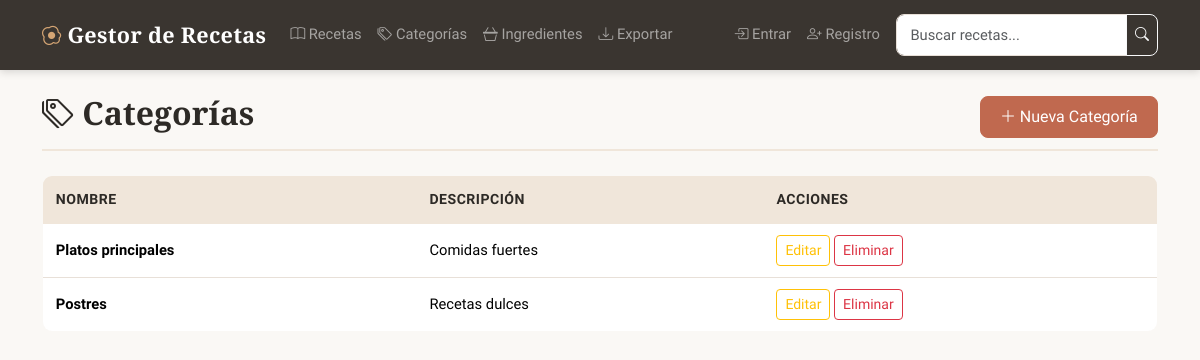
Before: /categorias/ with the older database file.
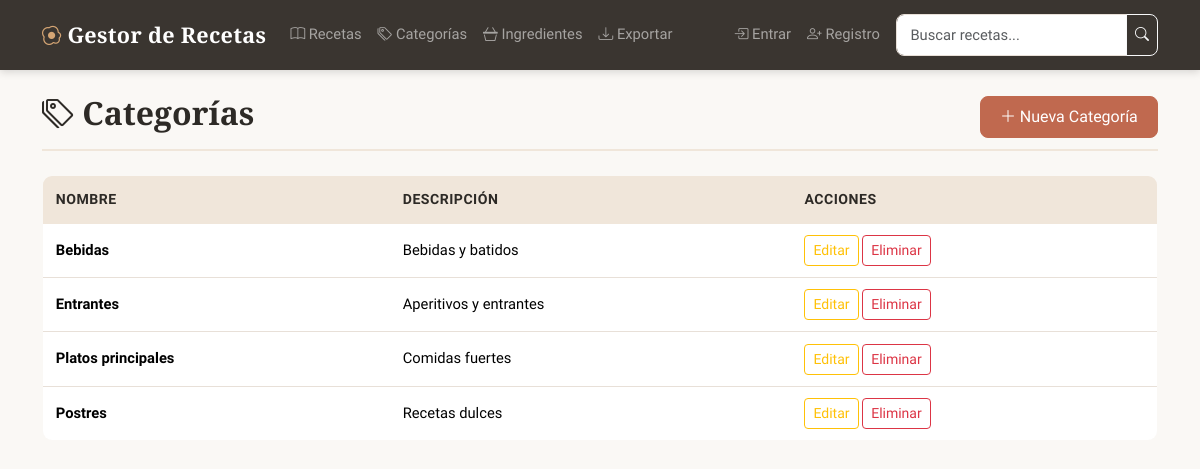
After: the same page with the newer database file.
### proyecto/models.py (models this page shows, shortened)
class Categoria(models.Model):
    id_categoria = models.AutoField(primary_key=True)
    nombre = models.CharField(max_length=100, unique=True)
    descripcion = models.TextField(blank=True)
    objects = models.Manager()
    df = DataFrameManager()
    class Meta:
        db_table = "categorias"
        ordering = ["nombre"]

### proyecto/views.py (the view)
# urls.py: path('categorias/', views.CategoriaListView.as_view(), name='categoria_lista'),
class CategoriaListView(ListView):
    model = Categoria
    template_name = "proyecto/categoria_lista.html"
    context_object_name = "categorias"

### proyecto/templates/proyecto/categoria_lista.html (shortened to what this page needs)
{% extends "proyecto/base.html" %}
{% block contenido %}
<div class="seccion-titulo">
    <h1><i class="bi bi-tags"></i> Categorías</h1>
    <a href="{% url 'categoria_crear' %}" class="btn btn-primario">
        <i class="bi bi-plus-lg"></i> Nueva Categoría
    </a>
</div>
{% if categorias %}
<div class="table-responsive">
    <table class="table tabla-crud">
        <thead>
            <tr>
                <th>Nombre</th>
                <th>Descripción</th>
                <th>Acciones</th>
            </tr>
        </thead>
        <tbody>
            {% for categoria in categorias %}
            <tr>
                <td><strong>{{ categoria.nombre }}</strong></td>
                <td>{{ categoria.descripcion|default:"—" }}</td>
                <td>
                    <a href="{% url 'categoria_editar' categoria.pk %}" class="btn btn-sm btn-outline-warning">Editar</a>
                    <a href="{% url 'categoria_eliminar' categoria.pk %}" class="btn btn-sm btn-outline-danger">Eliminar</a>
                </td>
            </tr>
            {% endfor %}
        </tbody>
    </table>
</div>
{% else %}
<div class="empty-state">
    <i class="bi bi-tags"></i>
    <p>No hay categorías registradas.</p>
</div>
{% endif %}
{% endblock %}

### proyecto/templates/proyecto/base.html (shortened to what this page needs)
{% load static %}
<!DOCTYPE html>
<html lang="es">
<head>
    <link href="https://cdn.jsdelivr.net/npm/bootstrap@5.3.3/dist/css/bootstrap.min.css" rel="stylesheet">
    <link href="https://cdn.jsdelivr.net/npm/bootstrap-icons@1.11.3/font/bootstrap-icons.min.css" rel="stylesheet">
    <link href="{% static 'proyecto/css/estilos.css' %}" rel="stylesheet">
</head>
<body>
    <nav class="navbar navbar-expand-lg navbar-dark">
        <div class="container">
            <a class="navbar-brand" href="{% url 'inicio' %}">
                <i class="bi bi-egg-fried"></i> Gestor de Recetas
            </a>
            <div class="collapse navbar-collapse" id="navbarNav">
                <ul class="navbar-nav me-auto">
                    <li class="nav-item">
                        <a class="nav-link" href="{% url 'receta_lista' %}">
                            <i class="bi bi-book"></i> Recetas
                        </a>
                    </li>
                    <li class="nav-item">
                        <a class="nav-link" href="{% url 'categoria_lista' %}">
                            <i class="bi bi-tags"></i> Categorías
                        </a>
                    </li>
                    <li class="nav-item">
                        <a class="nav-link" href="{% url 'ingrediente_lista' %}">
                            <i class="bi bi-basket3"></i> Ingredientes
                        </a>
                    </li>
                    <li class="nav-item">
                        <a class="nav-link" href="{% url 'exportar' %}">
                            <i class="bi bi-download"></i> Exportar
                        </a>
                    </li>
                </ul>
                <ul class="navbar-nav">
                    {% if request.session.usuario_id %}
                    <li class="nav-item">
                        <span class="nav-link">
                            <i class="bi bi-person-circle"></i> {{ request.session.usuario_nombre }}
                        </span>
                    </li>
                    <li class="nav-item">
                        <a class="nav-link" href="{% url 'logout' %}">
                            <i class="bi bi-box-arrow-right"></i> Salir
                        </a>
                    </li>
                    {% else %}
                    <li class="nav-item">
                        <a class="nav-link" href="{% url 'login' %}">
                            <i class="bi bi-box-arrow-in-right"></i> Entrar
                        </a>
                    </li>
                    <li class="nav-item">
                        <a class="nav-link" href="{% url 'registro' %}">
                            <i class="bi bi-person-plus"></i> Registro
                        </a>
                    </li>
                    {% endif %}
                </ul>
                <form class="d-flex ms-2" action="{% url 'receta_lista' %}" method="get">
                    <div class="input-group">
                        <input class="form-control form-control-sm" type="search" name="q"
                               placeholder="Buscar recetas..." value="{{ request.GET.q|default:'' }}"
                               style="border-radius: 8px 0 0 8px;">
                        <button class="btn btn-sm btn-outline-light" type="submit"
                                style="border-radius: 0 8px 8px 0;">
                            <i class="bi bi-search"></i>
                        </button>
                    </div>
                </form>
            </div>
        </div>
    </nav>
    <main class="container my-4">
        {% block contenido %}{% endblock %}
    </main>
</body>
</html>

### proyecto/static/proyecto/css/estilos.css (style rules this page uses)
:root { --color-fondo: #faf8f5; --color-texto: #2d2a26; --color-texto-claro: #6b6560; --color-primario: #c0694f; --color-primario-hover: #a85a42; --color-acento: #d4a574; --color-acento-suave: #f0e6da; --color-borde: #e8e0d8; --color-tarjeta: #ffffff; --color-exito: #5a8a5e; --color-peligro: #b55454; --color-info: #5a7a8a; --color-nav: #3a3530; --sombra-suave: 0 2px 12px rgba(45, 42, 38, 0.06); --sombra-media: 0 4px 20px rgba(45, 42, 38, 0.1); --radio: 10px; }
* { box-sizing: border-box; }
body { font-family: 'Source Sans 3', -apple-system, BlinkMacSystemFont, sans-serif; background-color: var(--color-fondo); color: var(--color-texto); min-height: 100vh; display: flex; flex-direction: column; font-weight: 400; line-height: 1.6; }
main { flex: 1; }
h1, h2, h3, h4, h5 { font-family: 'Playfair Display', Georgia, serif; font-weight: 600; color: var(--color-texto); }
h1 { font-size: 2rem; margin-bottom: 0.5rem; }
.navbar { background: var(--color-nav) !important; padding: 0.8rem 0; box-shadow: 0 2px 8px rgba(0,0,0,0.15); }
.navbar-brand { font-family: 'Playfair Display', Georgia, serif; font-size: 1.35rem !important; font-weight: 700; letter-spacing: 0.3px; }
.navbar-brand i { font-size: 1.2rem; color: var(--color-acento); }
.nav-link { font-weight: 500; font-size: 0.92rem; transition: color 0.2s; }
.btn-primario { background-color: var(--color-primario); border-color: var(--color-primario); color: white; border-radius: 8px; font-weight: 500; padding: 0.5rem 1.2rem; transition: all 0.2s; }
.seccion-titulo { display: flex; justify-content: space-between; align-items: center; margin-bottom: 1.5rem; padding-bottom: 0.5rem; border-bottom: 2px solid var(--color-acento-suave); }
.form-control, .form-select { border: 1.5px solid var(--color-borde); border-radius: 8px; padding: 0.55rem 0.85rem; font-size: 0.92rem; transition: border-color 0.2s, box-shadow 0.2s; }
.tabla-crud { border-radius: var(--radio); overflow: hidden; border: 1px solid var(--color-borde); }
.tabla-crud thead th { background: var(--color-acento-suave); font-weight: 600; font-size: 0.88rem; text-transform: uppercase; letter-spacing: 0.5px; color: var(--color-texto); border: none; padding: 0.8rem; }
.tabla-crud tbody td { padding: 0.7rem 0.8rem; vertical-align: middle; font-size: 0.92rem; }

Changed rows visible on the page:
added Categoria: nombre "Bebidas", descripcion "Bebidas y batidos"
added Categoria: nombre "Entrantes", descripcion "Aperitivos y entrantes"
